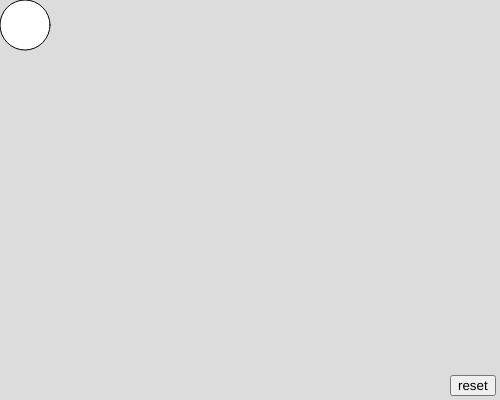
Frame 1 (no input)
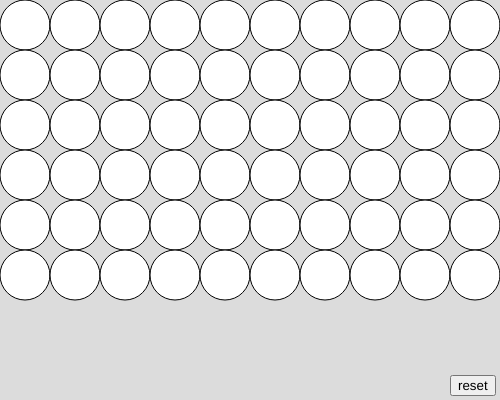
Frame 60 (no input)
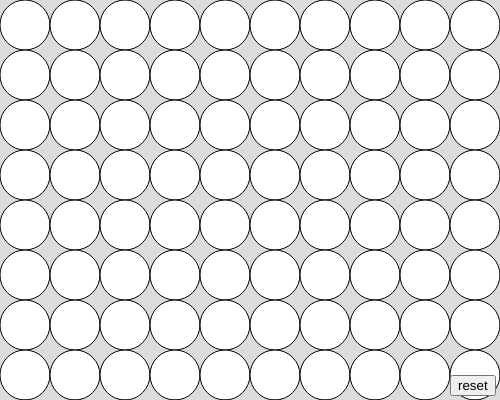
Frame 120 (the mouse pressed at the canvas centre since frame 60)

The p5.js sketch that drew these frames (run headless with seeded random() and noise() and a simulated clock; from frame 60 on, the mouse is pressed at the canvas centre):

// p5.js sketch
// ── sketch.js
var PosX = 0 //sets posx variable
var PosY = 0 //sets posy varaible
let button; //creates button
function setup() {
  createCanvas(500, 400);
    background(220);
        button = createButton('reset');
  button.position(width-50,height-25);
  button.mousePressed(reset);
}

function draw() {
  ellipse(PosX+25,PosY+25,50,50)
  PosX += 50 //makes a new circle 50 spaces to the right
  if (PosX == width) { //if a the circles reach the end of the grid they move down a line
    PosX -= width
    PosY += 50
  }
}

function reset() {
  clear()
  background(220)
  PosX = 0
  PosY = 0
}
